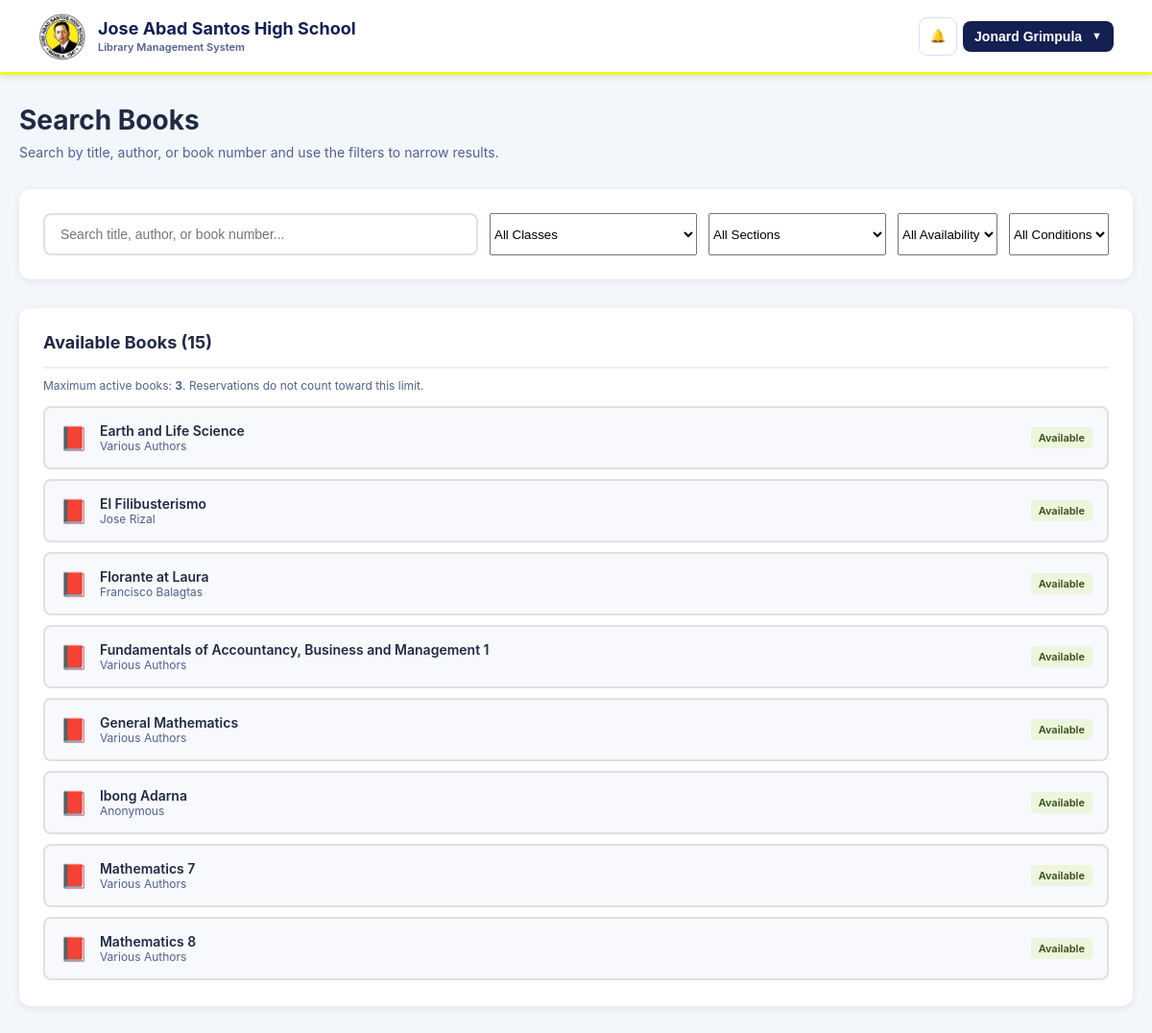
The app's page /teacher/borrow.php (signed in), older data.
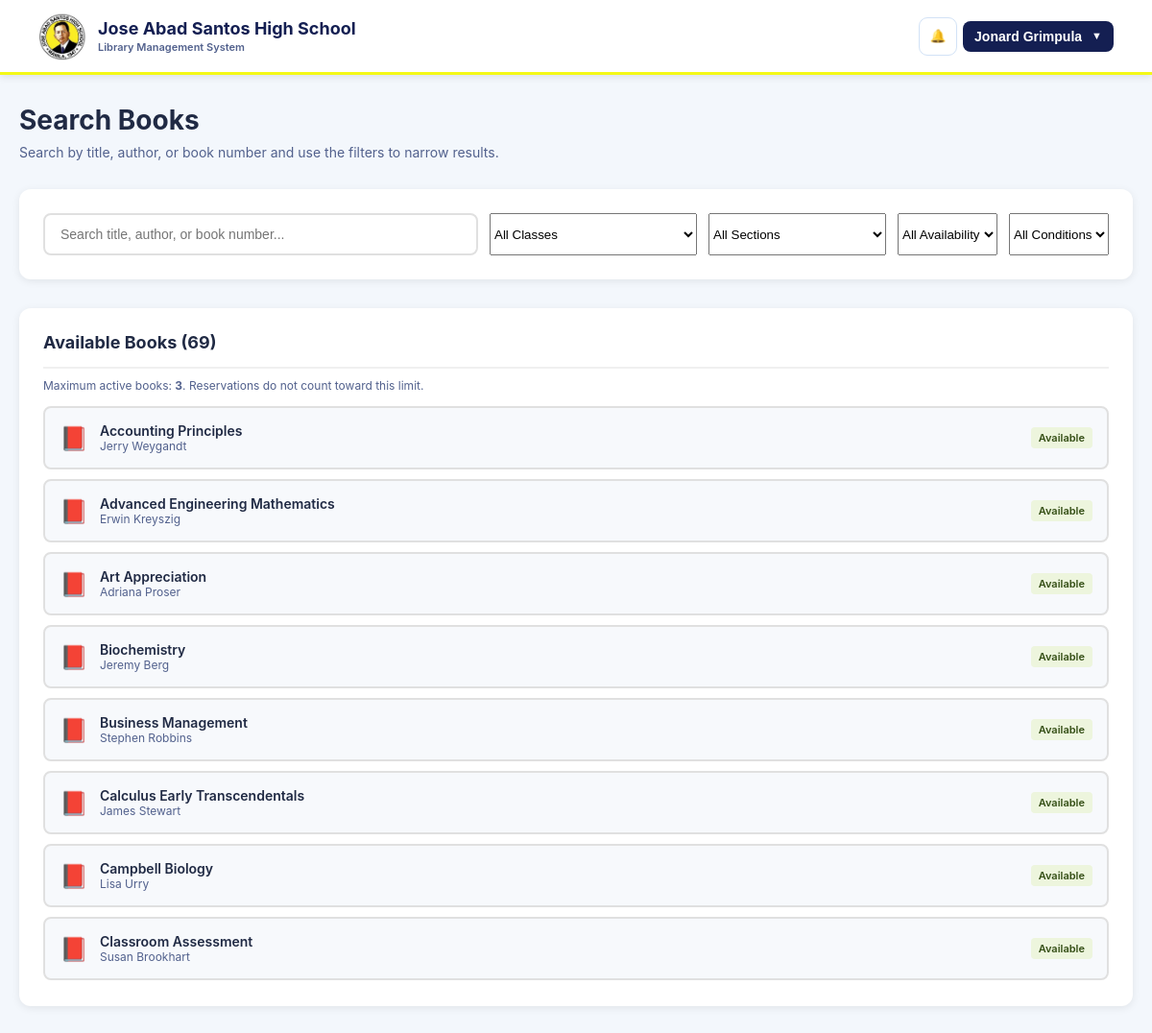
The same page, newer data.
### tables this page shows
CREATE TABLE `books` (
  `book_id` int NOT NULL,
  `title` varchar(255) NOT NULL,
  `author` varchar(255) NOT NULL,
  `co_authors` text,
  `place_of_publication` varchar(255) DEFAULT NULL,
  `publication_date` date DEFAULT NULL,
  `book_number` varchar(100) NOT NULL,
  `book_pages` int NOT NULL,
  `source_of_funds` varchar(255) DEFAULT NULL,
  `cost_price` decimal(10,2) DEFAULT NULL,
  `publisher` varchar(255) DEFAULT NULL,
  `edition` varchar(100) DEFAULT NULL,
  `volumes` varchar(100) DEFAULT NULL,
  `class` varchar(100) DEFAULT NULL,
  `type_of_material` varchar(100) DEFAULT NULL,
  `location_collection` varchar(255) DEFAULT NULL,
  `library_building` varchar(150) DEFAULT NULL,
  `shelf_number` varchar(100) DEFAULT NULL,
  `library_section` varchar(150) DEFAULT NULL,
  `qr_code` varchar(255) NOT NULL,
  `book_status` enum('available','out_of_stock','damaged','lost') NOT NULL DEFAULT 'available',
  `book_condition` varchar(20) NOT NULL DEFAULT 'New',
  `is_archived` tinyint(1) NOT NULL DEFAULT '0',
  `archived_at` datetime DEFAULT NULL,
  `archived_by` int DEFAULT NULL,
  `total_copies` int NOT NULL DEFAULT '1',
  `available_copies` int NOT NULL DEFAULT '1',
  `borrowed_copies` int NOT NULL DEFAULT '0',
  `lost_copies` int NOT NULL DEFAULT '0',
  `damaged_copies` int NOT NULL DEFAULT '0',
  `created_at` timestamp NOT NULL DEFAULT CURRENT_TIMESTAMP,
  `updated_at` timestamp NOT NULL DEFAULT CURRENT_TIMESTAMP ON UPDATE CURRENT_TIMESTAMP
);

### teacher/borrow.php (the view, shortened to what the changed rows need)
<?php
require_once __DIR__ . '/../db.php';
$teacher = null;
$books = [];
$teacher_id = (int)$_SESSION['teacher_id'];
try {
    $teacher_stmt = $conn->prepare("\n        SELECT teacher_id, teacher_no, full_name, contact_number, qr_code, status, created_at\n        FROM teachers\n        WHERE teacher_id = ? AND status = 'active' AND COALESCE(is_archived,0) = 0\n        LIMIT 1\n    ");
    $teacher_stmt->bind_param('i', $teacher_id);
    $teacher_stmt->execute();
    $teacher = $teacher_stmt->get_result()->fetch_assoc();
} catch (Exception $e) {
    $teacher_error = 'Unable to load your teacher account right now.';
    logError('Teacher borrow page error: ' . $e->getMessage());
}
if ($teacher) {
    try {
        $books_stmt = $conn->prepare("
            SELECT
                book_id,
                title,
                author,
                book_number,
                book_pages,
                publisher,
                edition,
                volumes,
                class,
                location_collection,
                library_building,
                shelf_number,
                library_section,
                book_condition,
                qr_code,
                book_status,
                total_copies,
                available_copies,
                borrowed_copies
            FROM books
            WHERE COALESCE(is_archived,0) = 0
            AND qr_code IS NOT NULL
            AND qr_code != ''
            GROUP BY book_id
            ORDER BY title ASC
        ");
        $books_stmt->execute();
        $books_result = $books_stmt->get_result();
        while ($row = $books_result->fetch_assoc()) {
            $books[] = $row;
        }
    } catch (Exception $e) {
        logError('Books fetch error: ' . $e->getMessage());
    }
}
?>
<!DOCTYPE html>
<html lang="en">
<head>
</head>
<body class="teacher-app teacher-borrow-page">
    <div class="container">
        <div class="header">
            <h1>Search Books</h1>
        </div>
        <div class="grid">
            <div class="results-section">
                <h2>Available Books (<span id="bookCount"><?php echo count($books); ?></span>)</h2>
                <div class="results-list" id="booksList">
                    <?php if (empty($books) && $teacher): ?>
                        <div class="empty-results">
                            <p>No books available at the moment</p>
                        </div>
                    <?php elseif (!$teacher): ?>
                        <div class="empty-results">
                            <p>Unable to load books. Please verify your QR code.</p>
                        </div>
                    <?php else: ?>
                        <?php foreach ($books as $book): ?>
                            <div class="book-item <?php echo $book['available_copies'] <= 0 ? 'unavailable' : ''; ?>"
                                 onclick="selectBook(<?php echo $book['book_id']; ?>, '<?php echo htmlspecialchars(addslashes($book['title'])); ?>', <?php echo $book['available_copies']; ?>, this)">
                                <div class="book-icon">📕</div>
                                <div class="book-info">
                                    <div class="book-title"><?php echo htmlspecialchars($book['title']); ?></div>
                                    <div class="book-author"><?php echo htmlspecialchars($book['author']); ?></div>
                                </div>
                                <div class="book-availability <?php echo $book['available_copies'] > 0 ? 'available' : 'unavailable'; ?>">
                                    <?php echo $book['available_copies'] > 0 ? 'Available' : 'Out of Stock'; ?>
                                </div>
                            </div>
                        <?php endforeach; ?>
                    <?php endif; ?>
                </div>
            </div>
        </div>
    </div>
</body>
</html>

Row changes from the older to the newer data that the page shows:
no longer on this page (row unchanged): books: title "Earth and Life Science", author "Various Authors", available_copies "Available"
no longer on this page (row unchanged): books: title "El Filibusterismo", author "Jose Rizal", available_copies "Available"
no longer on this page (row unchanged): books: title "Florante at Laura", author "Francisco Balagtas", available_copies "Available"
no longer on this page (row unchanged): books: title "Fundamentals of Accountancy, Business and Management 1", author "Various Authors", available_copies "Available"
no longer on this page (row unchanged): books: title "General Mathematics", author "Various Authors", available_copies "Available"
no longer on this page (row unchanged): books: title "Ibong Adarna", author "Anonymous", available_copies "Available"
no longer on this page (row unchanged): books: title "Mathematics 7", author "Various Authors", available_copies "Available"
no longer on this page (row unchanged): books: title "Mathematics 8", author "Various Authors", available_copies "Available"
added books: title "Accounting Principles", author "Jerry Weygandt", available_copies "Available"
added books: title "Advanced Engineering Mathematics", author "Erwin Kreyszig", available_copies "Available"
added books: title "Art Appreciation", author "Adriana Proser", available_copies "Available"
added books: title "Biochemistry", author "Jeremy Berg", available_copies "Available"
added books: title "Business Management", author "Stephen Robbins", available_copies "Available"
added books: title "Calculus Early Transcendentals", author "James Stewart", available_copies "Available"
added books: title "Campbell Biology", author "Lisa Urry", available_copies "Available"
added books: title "Classroom Assessment", author "Susan Brookhart", available_copies "Available"
Text that changed along with them:
count($books): "15" → "69"
